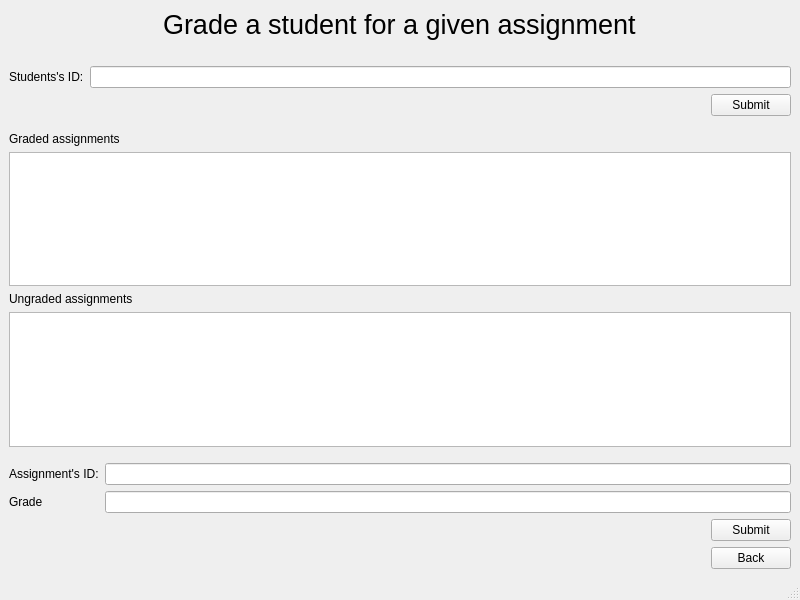
<?xml version="1.0" encoding="UTF-8"?>
<ui version="4.0">
 <class>MainWindow</class>
 <widget class="QMainWindow" name="MainWindow">
  <property name="geometry">
   <rect>
    <x>0</x>
    <y>0</y>
    <width>800</width>
    <height>600</height>
   </rect>
  </property>
  <property name="windowTitle">
   <string>MainWindow</string>
  </property>
  <widget class="QWidget" name="centralwidget">
   <layout class="QVBoxLayout" name="verticalLayout_8">
    <item>
     <layout class="QVBoxLayout" name="verticalLayout">
      <item alignment="Qt::AlignHCenter">
       <widget class="QLabel" name="label">
        <property name="font">
         <font>
          <pointsize>20</pointsize>
         </font>
        </property>
        <property name="text">
         <string>Grade a student for a given assignment</string>
        </property>
       </widget>
      </item>
      <item>
       <spacer name="verticalSpacer_3">
        <property name="orientation">
         <enum>Qt::Vertical</enum>
        </property>
        <property name="sizeType">
         <enum>QSizePolicy::Fixed</enum>
        </property>
        <property name="sizeHint" stdset="0">
         <size>
          <width>20</width>
          <height>20</height>
         </size>
        </property>
       </spacer>
      </item>
     </layout>
    </item>
    <item>
     <layout class="QFormLayout" name="formLayout_2">
      <item row="0" column="0">
       <widget class="QLabel" name="label_5">
        <property name="text">
         <string>Students's ID:</string>
        </property>
       </widget>
      </item>
      <item row="0" column="1">
       <widget class="QLineEdit" name="id_student"/>
      </item>
     </layout>
    </item>
    <item>
     <layout class="QVBoxLayout" name="verticalLayout_7">
      <item alignment="Qt::AlignRight">
       <widget class="QPushButton" name="submit1">
        <property name="text">
         <string>Submit</string>
        </property>
       </widget>
      </item>
     </layout>
    </item>
    <item>
     <spacer name="verticalSpacer">
      <property name="orientation">
       <enum>Qt::Vertical</enum>
      </property>
      <property name="sizeType">
       <enum>QSizePolicy::Fixed</enum>
      </property>
      <property name="sizeHint" stdset="0">
       <size>
        <width>20</width>
        <height>10</height>
       </size>
      </property>
     </spacer>
    </item>
    <item>
     <layout class="QVBoxLayout" name="verticalLayout_2">
      <item>
       <widget class="QLabel" name="label_2">
        <property name="text">
         <string>Graded assignments</string>
        </property>
       </widget>
      </item>
      <item>
       <widget class="QListWidget" name="listWidget"/>
      </item>
     </layout>
    </item>
    <item>
     <layout class="QVBoxLayout" name="verticalLayout_3">
      <item>
       <widget class="QLabel" name="label_3">
        <property name="text">
         <string>Ungraded assignments</string>
        </property>
       </widget>
      </item>
      <item>
       <widget class="QListWidget" name="listWidget_2"/>
      </item>
     </layout>
    </item>
    <item>
     <spacer name="verticalSpacer_2">
      <property name="orientation">
       <enum>Qt::Vertical</enum>
      </property>
      <property name="sizeType">
       <enum>QSizePolicy::Fixed</enum>
      </property>
      <property name="sizeHint" stdset="0">
       <size>
        <width>20</width>
        <height>10</height>
       </size>
      </property>
     </spacer>
    </item>
    <item>
     <layout class="QFormLayout" name="formLayout">
      <item row="1" column="0">
       <widget class="QLabel" name="label_4">
        <property name="text">
         <string>Assignment's ID:</string>
        </property>
       </widget>
      </item>
      <item row="1" column="1">
       <widget class="QLineEdit" name="id_assignment"/>
      </item>
      <item row="2" column="0">
       <widget class="QLabel" name="label_6">
        <property name="text">
         <string>Grade</string>
        </property>
       </widget>
      </item>
      <item row="2" column="1">
       <widget class="QLineEdit" name="grade"/>
      </item>
     </layout>
    </item>
    <item>
     <layout class="QVBoxLayout" name="verticalLayout_6">
      <item alignment="Qt::AlignRight">
       <widget class="QPushButton" name="submit2">
        <property name="text">
         <string>Submit</string>
        </property>
       </widget>
      </item>
     </layout>
    </item>
    <item alignment="Qt::AlignRight">
     <widget class="QPushButton" name="back">
      <property name="text">
       <string>Back</string>
      </property>
     </widget>
    </item>
   </layout>
  </widget>
  <widget class="QMenuBar" name="menubar">
   <property name="geometry">
    <rect>
     <x>0</x>
     <y>0</y>
     <width>800</width>
     <height>22</height>
    </rect>
   </property>
  </widget>
  <widget class="QStatusBar" name="statusbar"/>
 </widget>
 <resources/>
 <connections/>
</ui>
